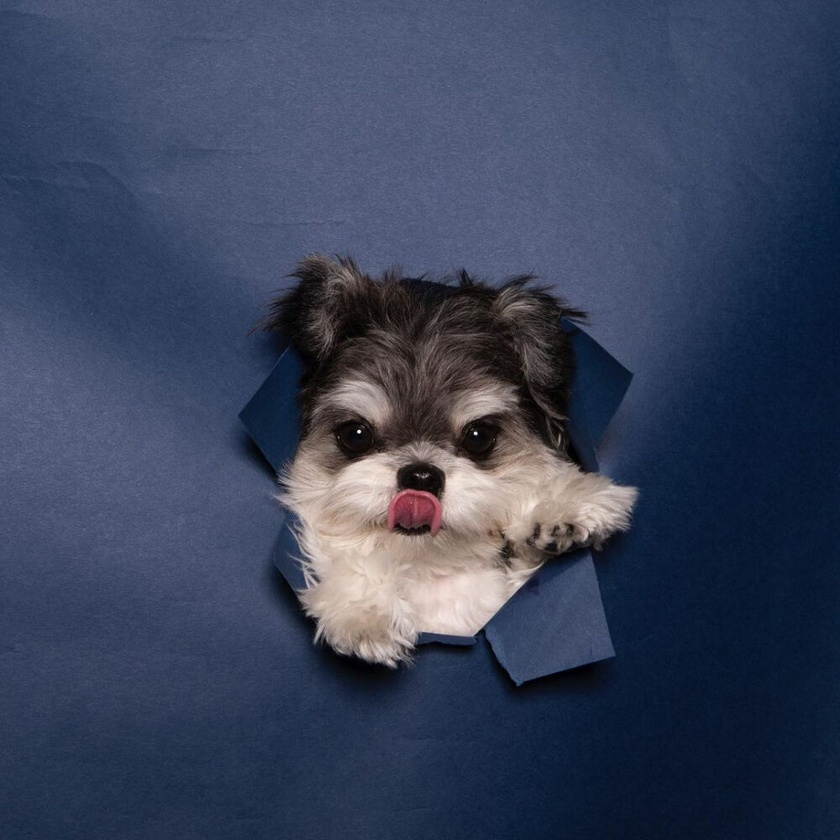
//> input picture samples/data/dog.jpg, 840 x 840 px, shrunk from 1000 x 1000 before the run
$ ./image_Color_Gray   (built with g++ and OpenCV 4)
//> lines starting //> are read from the running program, lines starting //| are printed output that depends on the picture
//> further down, img is the input picture: 840 rows x 840 cols, CV_8UC3; mean B, G, R 89.9, 66.5, 57.3
#include <opencv2/core/core.hpp>
#include <iostream>

#include "opencv2/highgui.hpp"
#include "opencv2/imgproc.hpp"
using namespace cv;
using namespace std;

// ---------- 灰度化算法函数 ----------

// 平均值法
Mat grayAverage(const Mat& img) {
    Mat gray(img.rows, img.cols, CV_8UC1);
    for (int y = 0; y < img.rows; y++) {
        for (int x = 0; x < img.cols; x++) {
            Vec3b bgr = img.at<Vec3b>(y, x);
            uchar grayValue = (bgr[0] + bgr[1] + bgr[2]) / 3;
            gray.at<uchar>(y, x) = grayValue;
        }
    }
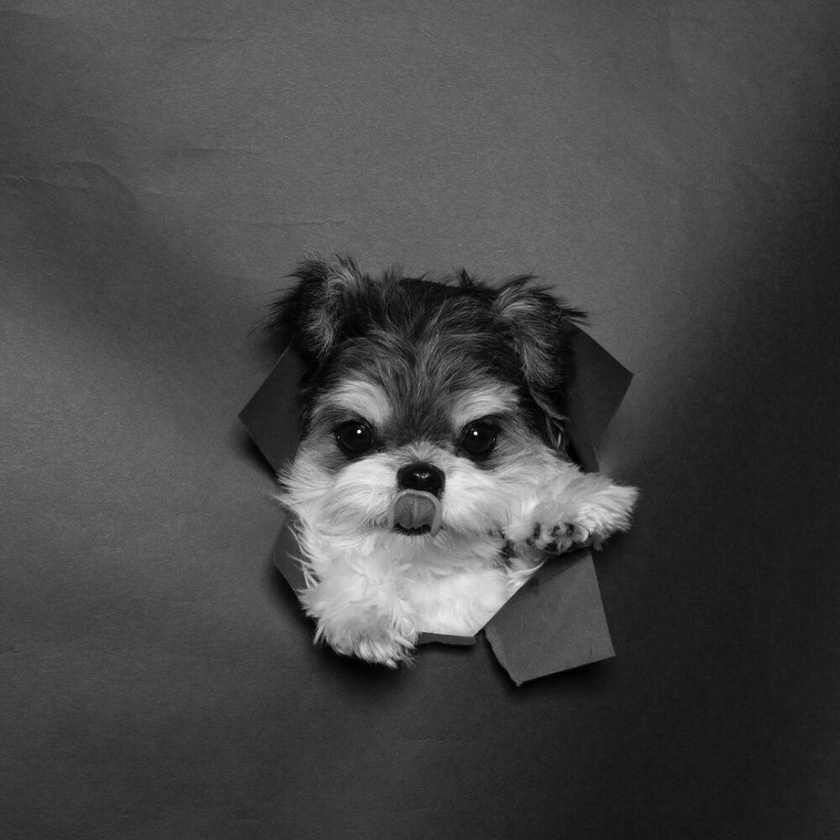
//> gray: 840 rows x 840 cols, CV_8UC1; min 0, max 250, mean 70.9
    return gray;
}

// 加权平均法（符合人眼感知）
Mat grayWeighted(const Mat& img) {
    Mat gray(img.rows, img.cols, CV_8UC1);
    for (int y = 0; y < img.rows; y++) {
        for (int x = 0; x < img.cols; x++) {
            Vec3b bgr = img.at<Vec3b>(y, x);
            uchar grayValue = static_cast<uchar>(
                0.114 * bgr[0] + 0.587 * bgr[1] + 0.299 * bgr[2]  // 注意BGR顺序
            );
            gray.at<uchar>(y, x) = grayValue;
        }
    }
    return gray;
}

// 最大值法
Mat grayMax(const Mat& img) {
    Mat gray(img.rows, img.cols, CV_8UC1);
    for (int y = 0; y < img.rows; y++) {
        for (int x = 0; x < img.cols; x++) {
            Vec3b bgr = img.at<Vec3b>(y, x);
            uchar grayValue = max(bgr[0], max(bgr[1], bgr[2]));
            gray.at<uchar>(y, x) = grayValue;
        }
    }
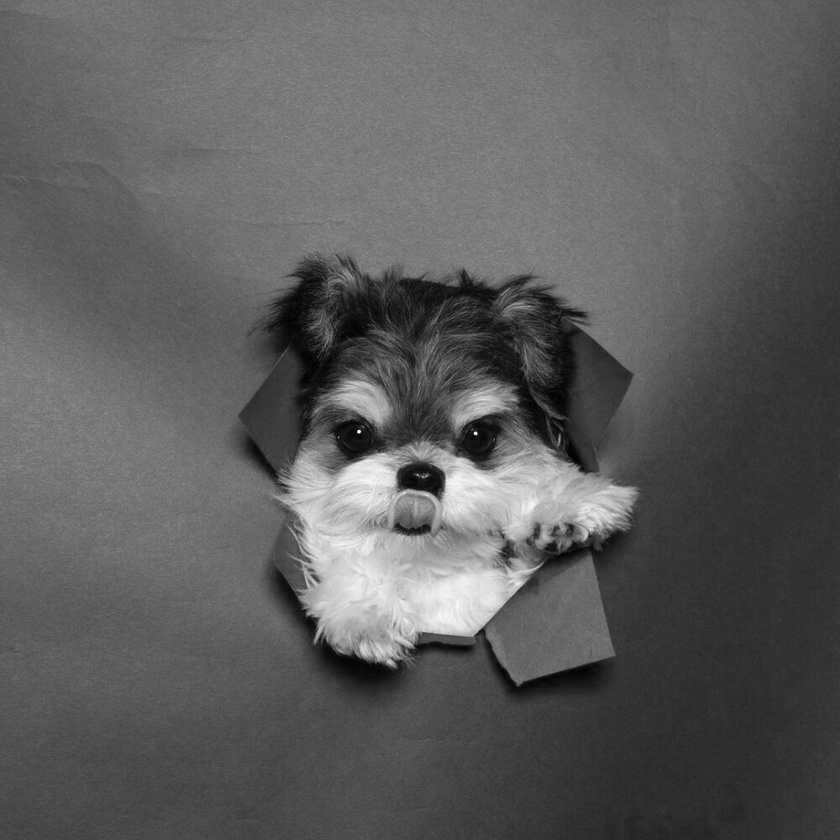
//> gray: 840 rows x 840 cols, CV_8UC1; min 0, max 252, mean 92.6
    return gray;
}

// 最小值法
Mat grayMin(const Mat& img) {
    Mat gray(img.rows, img.cols, CV_8UC1);
    for (int y = 0; y < img.rows; y++) {
        for (int x = 0; x < img.cols; x++) {
            Vec3b bgr = img.at<Vec3b>(y, x);
            uchar grayValue = min(bgr[0], min(bgr[1], bgr[2]));
            gray.at<uchar>(y, x) = grayValue;
        }
    }
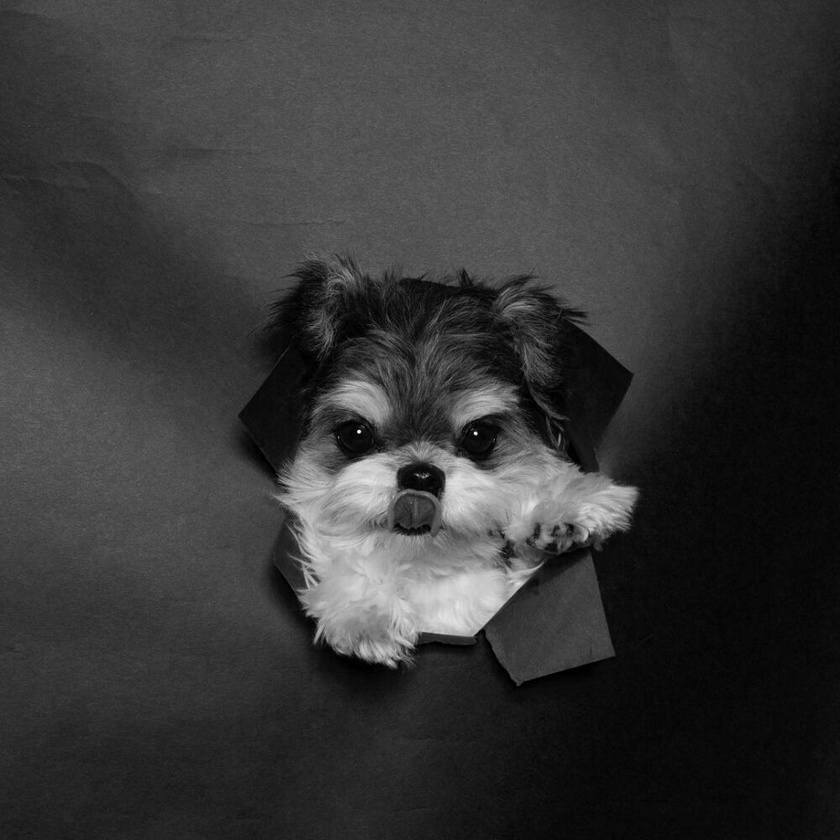
//> gray: 840 rows x 840 cols, CV_8UC1; min 0, max 249, mean 54.5
    return gray;
}

// 自定义权重法
Mat grayCustom(const Mat& img, double wb, double wg, double wr) {
//> called with wb = 0.2, wg = 0.7, wr = 0.1
    Mat gray(img.rows, img.cols, CV_8UC1);
    for (int y = 0; y < img.rows; y++) {
        for (int x = 0; x < img.cols; x++) {
            Vec3b bgr = img.at<Vec3b>(y, x);
            uchar grayValue = static_cast<uchar>(
                wb * bgr[0] + wg * bgr[1] + wr * bgr[2]
            );
            gray.at<uchar>(y, x) = grayValue;
        }
    }
    return gray;
}

// ---------- 主函数 ----------
int main() {
    Mat img = imread(samples::findFile("dog.jpg"));
    if (img.empty()) {
        cout << "无法加载图像！" << endl;
        return -1;
    }

    Mat gray_avg = grayAverage(img);
    Mat gray_weighted = grayWeighted(img);
    Mat gray_max = grayMax(img);
    Mat gray_min = grayMin(img);
    Mat gray_custom = grayCustom(img, 0.2, 0.7, 0.1);

    // 使用 OpenCV 自带的转换作为对照
    Mat gray_cv;
    cvtColor(img, gray_cv, COLOR_BGR2GRAY);

    imshow("Original", img);
    imshow("Average Gray", gray_avg);
    imshow("Weighted Gray", gray_weighted);
    imshow("Max Gray", gray_max);
    imshow("Min Gray", gray_min);
    imshow("Custom Gray (0.2,0.7,0.1)", gray_custom);
    imshow("OpenCV cvtColor Gray", gray_cv);

    waitKey(0);
    destroyAllWindows();
    return 0;
}
